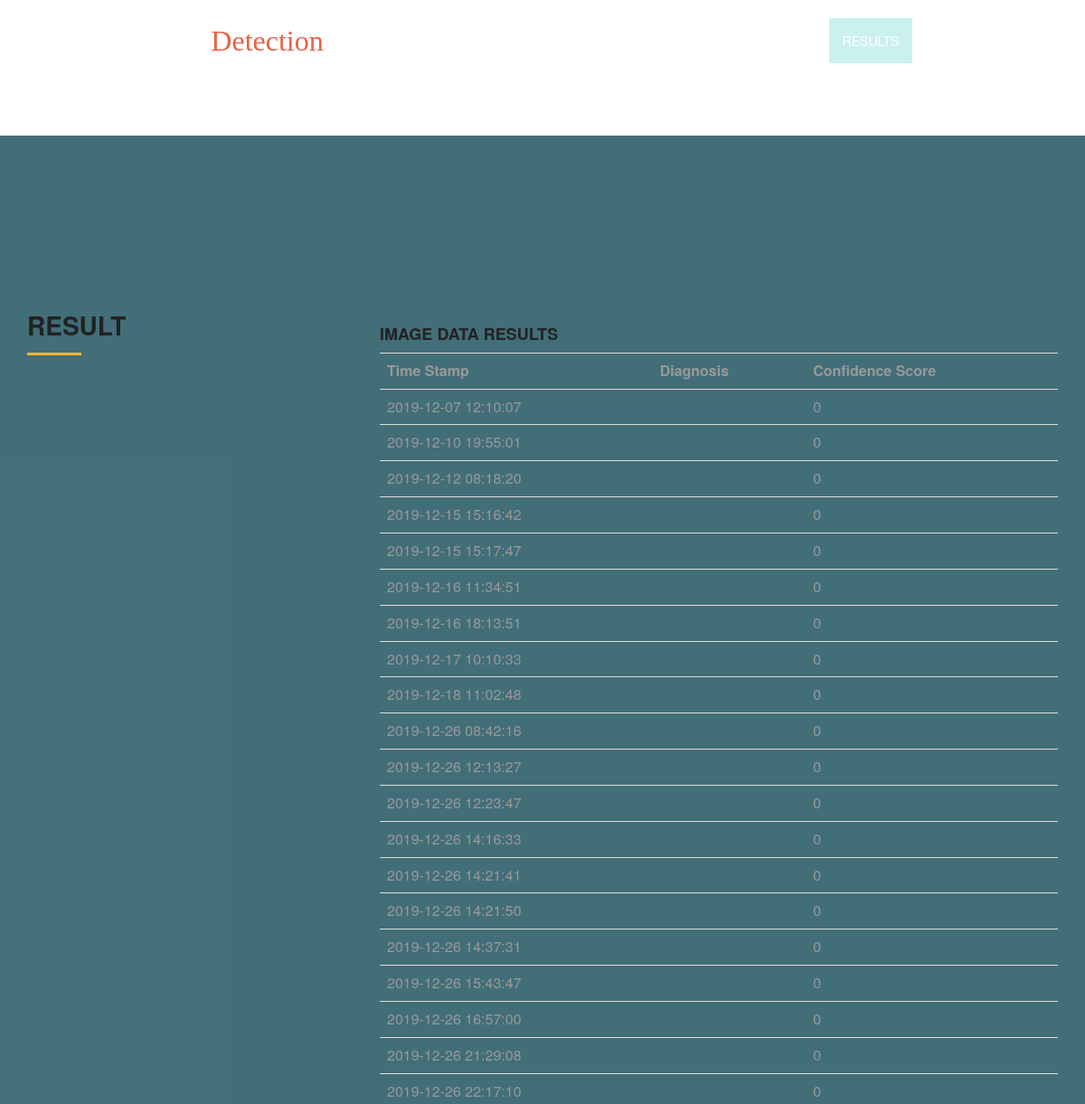
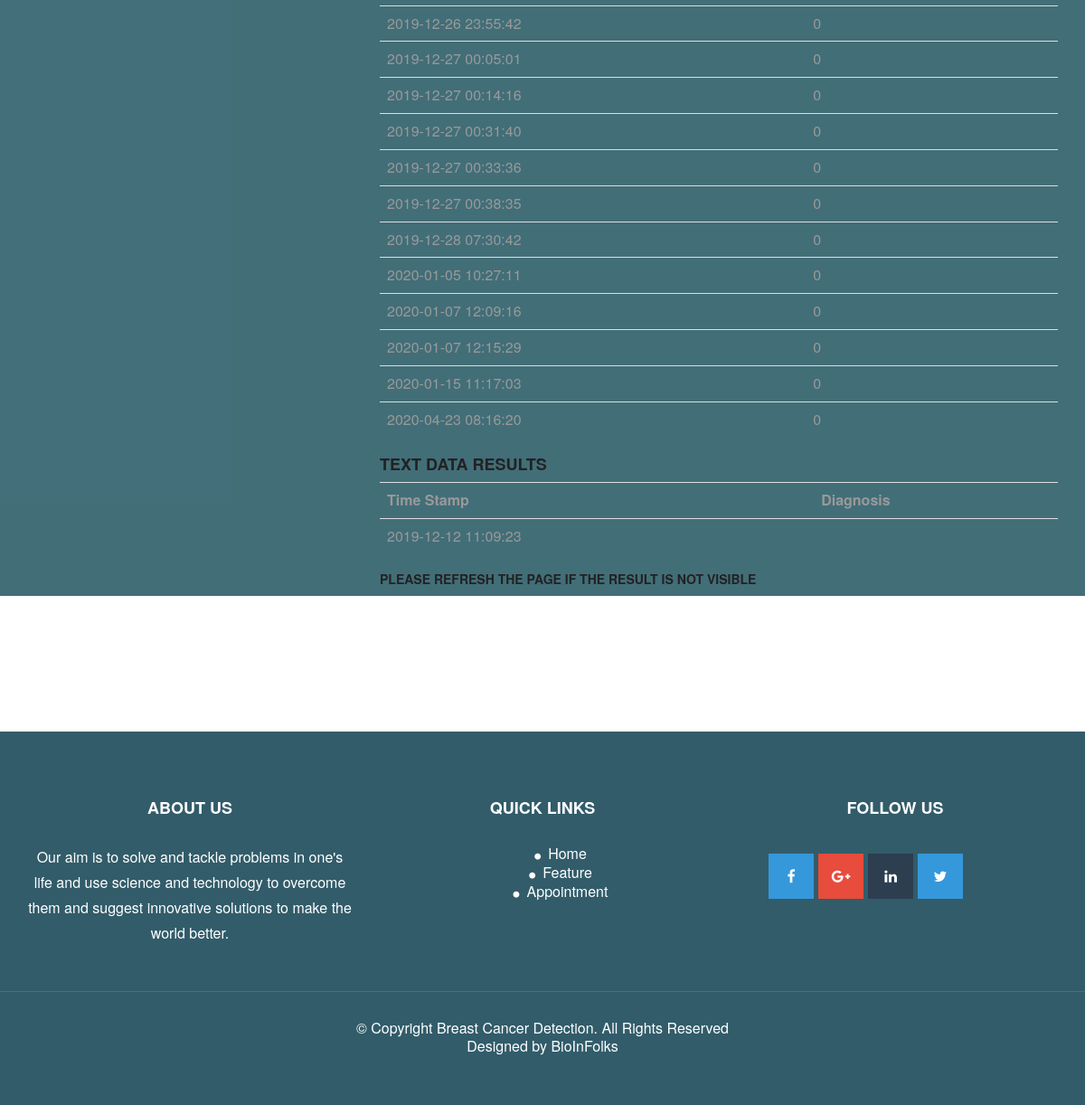
The app's page /result.php (signed in) with its own data (2 pictures, top to bottom).
### tables this page shows
CREATE TABLE `image_data` (
  `image_id` int(11) NOT NULL,
  `filename` varchar(100) NOT NULL,
  `diagnosis` varchar(100) NOT NULL,
  `confidence_score` double NOT NULL,
  `timestamp` datetime NOT NULL DEFAULT current_timestamp() ON UPDATE current_timestamp(),
  `user_id` int(11) NOT NULL
);

CREATE TABLE `patient_data` (
  `p_id` int(11) NOT NULL,
  `radius_mean` double NOT NULL,
  `texture_mean` double NOT NULL,
  `perimeter_mean` double NOT NULL,
  `area_mean` double NOT NULL,
  `smoothness_mean` double NOT NULL,
  `compactness_mean` double NOT NULL,
  `concavity_mean` double NOT NULL,
  `concave_points_mean` double NOT NULL,
  `symmetry_mean` double NOT NULL,
  `fractal_dimension_mean` double NOT NULL,
  `radius_se` double NOT NULL,
  `texture_se` double NOT NULL,
  `perimeter_se` double NOT NULL,
  `area_se` double NOT NULL,
  `smoothness_se` double NOT NULL,
  `compactness_se` double NOT NULL,
  `concavity_se` double NOT NULL,
  `concave_points_se` double NOT NULL,
  `symmetry_se` double NOT NULL,
  `fractal_dimension_se` double NOT NULL,
  `radius_worst` double NOT NULL,
  `texture_worst` double NOT NULL,
  `perimeter_worst` double NOT NULL,
  `area_worst` double NOT NULL,
  `smoothness_worst` double NOT NULL,
  `compactness_worst` double NOT NULL,
  `concavity_worst` double NOT NULL,
  `concave_points_worst` double NOT NULL,
  `symmetry_worst` double NOT NULL,
  `fractal_dimension_worst` double NOT NULL,
  `diagnosis` varchar(100) NOT NULL,
  `confidence_score` double NOT NULL,
  `time` datetime NOT NULL DEFAULT current_timestamp() ON UPDATE current_timestamp(),
  `user_id` int(11) NOT NULL
);

### result.php (the view, shortened to what this page needs)
<!DOCTYPE html>
<html lang="en">
<head>
  <link rel="stylesheet" type="text/css" href="css/font-awesome.min.css">
  <link rel="stylesheet" type="text/css" href="css/bootstrap.min.css">
  <link rel="stylesheet" type="text/css" href="css/style.css">
	<link href="vendor/step_form/css/agency.min.css" rel="stylesheet">
</head>
<body id="myPage" data-spy="scroll" data-target=".navbar" data-offset="60">
  <section id="banner1" class="banner1">
    <div class="bg-color">
      <nav class="navbar navbar-default navbar-fixed-top">
        <div class="container">
          <div class="col-md-12">
            <div class="navbar-header">
              <a class="navbar-brand" href="#">
				<span style="color:#FFF">Breast Cancer</span> Detection
				</a>
            </div>
            <div class="collapse navbar-collapse navbar-right" id="myNavbar">
              <ul class="nav navbar-nav">
                <li class=""><a href="app.php#text_data">Text Data</a></li>
                <li class=""><a href="app.php#image_data">Image Data</a></li>
                <li class="active"><a href="#text_data">Results</a></li>
				<li class="dropdown">
					<a class="dropdown-toggle" data-toggle="dropdown" href="#"><?php echo $_SESSION['fname']." ".$_SESSION['lname']; ?>
					<span class="caret"></span></a>
				</li>
              </ul>
            </div>
          </div>
        </div>
      </nav>
	  <div id="text_data" class="container" style="padding-top:200px;">
      <div class="row">
		<div class="col-md-4 col-sm-4">
			<h2 class="ser-title">Result</h2>
			<hr class="botm-line">
		</div>
		<div class="col-md-8 col-sm-8">
			<div class="col-lg-12">
				<div class="row">
					<div class="res">
					<?php
					  include("connection.php");
					  $user_id = $_SESSION['user_id'];
					  $query = "SELECT diagnosis, confidence_score, timestamp FROM image_data WHERE user_id = $user_id";
					  $result = mysqli_query($conn, $query);
					  if(mysqli_num_rows($result) > 0){
						?>
						<table class="table table-hover">
						  <h4>Image Data Results</h4>
						  <tr>
							<th>Time Stamp</th>
							<th>Diagnosis</th>
							<th>Confidence Score</th>
						  </tr>
						  <?php
							while($row=$result->fetch_assoc()){
							  echo "<tr>";
							  echo "<td>".$row['timestamp']."</td>";
							  echo "<td>".$row['diagnosis']."</td>";
							  echo "<td>".$row['confidence_score']."</td>";
							  echo "</tr>";
							}
						  ?>
						</table>
						<?php
					  }
					?>
					</div>
					<div class="res">
					<?php
					  $user_id = $_SESSION['user_id'];
					  $query1 = "SELECT diagnosis, time FROM patient_data WHERE user_id = $user_id";
					  $result1 = mysqli_query($conn, $query1);
					  if(mysqli_num_rows($result1) > 0){
						?>
						<table class="table table-hover">
						  <h4>Text Data Results</h4>
						  <tr>
							<th>Time Stamp</th>
							<th>Diagnosis</th>
						  </tr>
						  <?php
							while($row=$result1->fetch_assoc()){
							  echo "<tr>";
							  echo "<td>".$row['time']."</td>";
							  echo "<td>".$row['diagnosis']."</td>";
							  echo "</tr>";
							}
						  ?>
						</table>
						<?php
					  }
					?>
					</div>
					<h5>Please Refresh the page if the result is not visible</h5>
				</div>
			</div>
		</div>
	  </div>
    </div>
  </section>
  <footer id="footer">
    <div class="top-footer">
      <div class="container">
        <div class="row">
          <div class="col-md-4 col-sm-4 marb20">
            <div class="ftr-tle">
              <h4 class="white no-padding">About Us</h4>
            </div>
            <div class="info-sec">
              <p>Our aim is to solve and tackle problems in one's life and use science and technology to overcome them and suggest innovative solutions to make the world better.</p>
            </div>
          </div>
          <div class="col-md-4 col-sm-4 marb20">
            <div class="ftr-tle">
              <h4 class="white no-padding">Quick Links</h4>
            </div>
            <div class="info-sec">
              <ul class="quick-info">
                <li><a href="index.php"><i class="fa fa-circle"></i>Home</a></li>
                <li><a href="index.php#service"><i class="fa fa-circle"></i>Feature</a></li>
                <li><a href="index.php#contact"><i class="fa fa-circle"></i>Appointment</a></li>
              </ul>
            </div>
          </div>
          <div class="col-md-4 col-sm-4 marb20">
            <div class="ftr-tle">
              <h4 class="white no-padding">Follow us</h4>
            </div>
            <div class="info-sec">
              <ul class="social-icon">
                <li class="bglight-blue"><i class="fa fa-facebook"></i></li>
                <li class="bgred"><i class="fa fa-google-plus"></i></li>
                <li class="bgdark-blue"><i class="fa fa-linkedin"></i></li>
                <li class="bglight-blue"><i class="fa fa-twitter"></i></li>
              </ul>
            </div>
          </div>
        </div>
      </div>
    </div>
    <div class="footer-line">
      <div class="container">
        <div class="row">
          <div class="col-md-12 text-center">
            © Copyright Breast Cancer Detection. All Rights Reserved
            <div class="credits">
              Designed by BioInFolks
            </div>
          </div>
        </div>
      </div>
    </div>
  </footer>
</body>
</html>

### css/style.css (style rules this page uses)
body { font-family: 'Open Sans', sans-serif; line-height: 20px; color: #999999; font-size: 300; font-size: 16px; }
ol, ul { list-style: none; }
table { border-collapse: collapse; border-spacing: 0; }
h1, h2, h3, h4, h5, h6 { font-family: 'Raleway', sans-serif; font-weight: 600; color: #222222; }
a, a:hover, a:focus, a:active { outline: none; }
h2 { line-height: 20px; margin: 0; font-size: 28px; font-weight: 700; text-transform: uppercase; }
hr.botm-line { height: 3px; width: 60px; background: #ffb737; position: relative; border: 0; margin: 20px 0 20px 0; }
.navbar { margin-bottom: 0px; border: 0px; }
.navbar { border-radius: 0px; }
.navbar-default { background-color: #fff; padding: 20px 0; transition: all 0.3s; }
.navbar-default { background-color: transparent; border: 0px; }
.navbar-brand { font-family: 'Chewy', cursive; font-size: 32px; }
.navbar-default .navbar-brand, .navbar-default .navbar-brand:hover, .navbar-default .navbar-brand:focus { color: #EA6045; }
.white, .white:hover, .white:focus { color: #fff; width: 100% !important; }
.navbar-default .navbar-nav > .active > a, .navbar-default .navbar-nav > .active > a:focus, .navbar-default .navbar-nav > .active > a:hover { color: #fff; text-transform: uppercase; background-color: rgba(12, 184, 182, 0.21); }
.navbar-default .navbar-nav > li > a { color: #fff; text-transform: uppercase; font-size: 14px; font-weight: 300; }
.bg-color { background-color: RGBA(13, 70, 83, 0.78); min-height: 650px; }
td { border: 0px solid #ededed; border-top: 1px solid rgba(216, 216, 216, 0.5); padding: 6px 10px 6px 0; }
.white { color: #fff; }
#footer { background-color: #325C6A; }
.ftr-tle { height: 50px; }
.info-sec { color: #fff; }
.quick-info li i { font-size: 8px; width: 15px; height: 15px; line-height: 15px; text-align: left; }
.social-icon li { float: left; width: 50px; height: 50px; line-height: 50px; text-align: center; margin-right: 5px; }
.bglight-blue { background-color: #3498DB; }
.bgred { background-color: #E74C3C; }
.bgdark-blue { background-color: #2C3E50; }
.top-footer { padding: 40px 0px; border-bottom: 1px solid rgba(255, 255, 255, 0.12); }
.footer-line { padding: 30px 0px; color: #fff; }
.quick-info li a { color: #fff; }

### records on screen
image_data: timestamp "2019-12-07 12:10:07", confidence_score "0"
image_data: timestamp "2019-12-10 19:55:01", confidence_score "0"
image_data: timestamp "2019-12-12 08:18:20", confidence_score "0"
image_data: timestamp "2019-12-15 15:16:42", confidence_score "0"
image_data: timestamp "2019-12-15 15:17:47", confidence_score "0"
image_data: timestamp "2019-12-16 11:34:51", confidence_score "0"
image_data: timestamp "2019-12-16 18:13:51", confidence_score "0"
image_data: timestamp "2019-12-17 10:10:33", confidence_score "0"
image_data: timestamp "2019-12-18 11:02:48", confidence_score "0"
image_data: timestamp "2019-12-26 08:42:16", confidence_score "0"
image_data: timestamp "2019-12-26 12:13:27", confidence_score "0"
image_data: timestamp "2019-12-26 12:23:47", confidence_score "0"
image_data: timestamp "2019-12-26 14:16:33", confidence_score "0"
image_data: timestamp "2019-12-26 14:21:41", confidence_score "0"
image_data: timestamp "2019-12-26 14:21:50", confidence_score "0"
image_data: timestamp "2019-12-26 14:37:31", confidence_score "0"
image_data: timestamp "2019-12-26 15:43:47", confidence_score "0"
image_data: timestamp "2019-12-26 16:57:00", confidence_score "0"
image_data: timestamp "2019-12-26 21:29:08", confidence_score "0"
image_data: timestamp "2019-12-26 22:17:10", confidence_score "0"
image_data: timestamp "2019-12-26 23:55:42", confidence_score "0"
image_data: timestamp "2019-12-27 00:05:01", confidence_score "0"
image_data: timestamp "2019-12-27 00:14:16", confidence_score "0"
image_data: timestamp "2019-12-27 00:31:40", confidence_score "0"
image_data: timestamp "2019-12-27 00:33:36", confidence_score "0"
image_data: timestamp "2019-12-27 00:38:35", confidence_score "0"
image_data: timestamp "2019-12-28 07:30:42", confidence_score "0"
image_data: timestamp "2020-01-05 10:27:11", confidence_score "0"
image_data: timestamp "2020-01-07 12:09:16", confidence_score "0"
image_data: timestamp "2020-01-07 12:15:29", confidence_score "0"
image_data: timestamp "2020-01-15 11:17:03", confidence_score "0"
image_data: timestamp "2020-04-23 08:16:20", confidence_score "0"
patient_data: time "2019-12-12 11:09:23"
